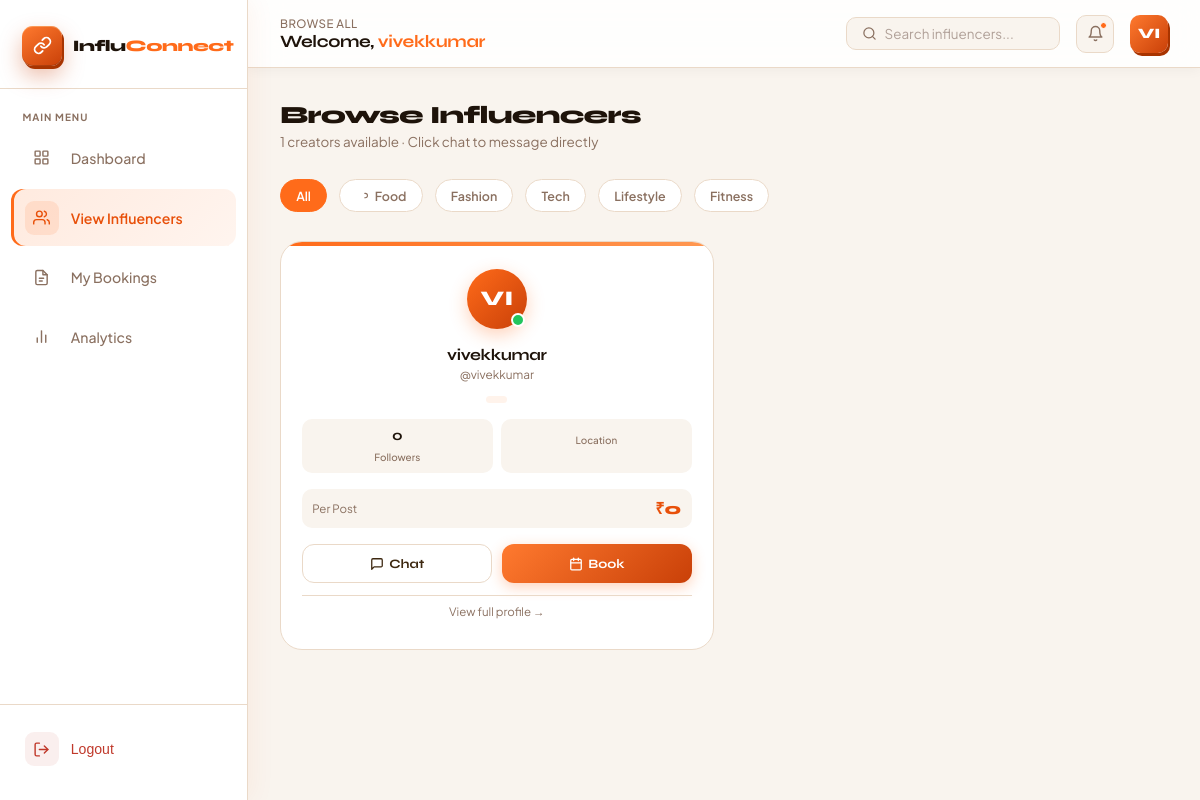
Page /influencers/ (signed in) on the committed database.
### accounts/models.py (models this page shows)
class CustomUser(AbstractUser):
    ROLE_CHOICES = (
        ('influencer', 'Influencer'),
        ('shopkeeper', 'Shopkeeper'),
    )
    role = models.CharField(max_length=20, choices=ROLE_CHOICES, default='')

### influencers/models.py (models this page shows, shortened)
class InfluencerProfile(models.Model):
    user = models.OneToOneField(settings.AUTH_USER_MODEL, on_delete=models.CASCADE)
    phone = models.CharField(max_length=20, blank=True, default='')
    date_of_birth = models.DateField(null=True, blank=True)
    photo = models.ImageField(upload_to='influencer_photos/', blank=True, null=True)
    profile_image = models.ImageField(upload_to='influencer_profiles/', null=True, blank=True)
    banner_image = models.ImageField(upload_to='influencer_banners/', null=True, blank=True)
    street = models.CharField(max_length=200, blank=True, default='')
    city = models.CharField(max_length=100, blank=True, default='')
    state = models.CharField(max_length=100, blank=True, default='')
    pincode = models.CharField(max_length=10, blank=True, default='')
    country = models.CharField(max_length=100, blank=True, default='India')
    bio = models.TextField(blank=True, default='')
    category = models.CharField(max_length=100, blank=True, default='')
    location = models.CharField(max_length=100, blank=True, default='')
    price_per_post = models.IntegerField(default=0)
    followers = models.IntegerField(default=0)
    instagram = models.URLField(blank=True, default='')
    youtube = models.URLField(blank=True, default='')
    twitter = models.URLField(blank=True, default='')

### influencers/views.py (the view)
# urls.py: path('', views.influencers_list, name='influencers_list'),
def influencers_list(request):
    influencers = InfluencerProfile.objects.all()
    return render(request, 'influencers/influencers.html', {'influencers': influencers})

### templates/influencers/influencers.html (shortened to what this page needs)
<!DOCTYPE html>
<html lang="en">
<head>
</head>
<body>
<aside class="sidebar" id="sidebar">
  <a href="{% url 'shopkeepers:shopkeeper_dashboard' %}" class="sidebar-brand">
    <div class="brand-icon"><svg viewBox="0 0 24 24" fill="none" stroke="#fff" stroke-width="2.3" stroke-linecap="round" stroke-linejoin="round"><path d="M10 13a5 5 0 0 0 7.54.54l3-3a5 5 0 0 0-7.07-7.07l-1.72 1.71"/><path d="M14 11a5 5 0 0 0-7.54-.54l-3 3a5 5 0 0 0 7.07 7.07l1.71-1.71"/></svg></div>
    <span class="brand-name"><span class="bl">Influ</span><span class="or">Connect</span></span>
  </a>
  <p class="nav-section-label">Main Menu</p>
  <ul class="nav-menu">
    <li class="nav-item"><a href="{% url 'shopkeepers:shopkeeper_dashboard' %}" class="nav-link"><span class="nav-icon"></span>Dashboard</a></li>
    <li class="nav-item"><a href="{% url 'influencers:influencers_list' %}" class="nav-link active"><span class="nav-icon"><svg viewBox="0 0 24 24" fill="none" stroke="currentColor" stroke-width="2" stroke-linecap="round" stroke-linejoin="round"><path d="M17 21v-2a4 4 0 0 0-4-4H5a4 4 0 0 0-4 4v2"/><circle cx="9" cy="7" r="4"/><path d="M23 21v-2a4 4 0 0 0-3-3.87"/><path d="M16 3.13a4 4 0 0 1 0 7.75"/></svg></span>View Influencers</a></li>
    <li class="nav-item"><a href="{% url 'bookings:all_bookings' %}" class="nav-link"><span class="nav-icon"><svg viewBox="0 0 24 24" fill="none" stroke="currentColor" stroke-width="2" stroke-linecap="round" stroke-linejoin="round"><path d="M14 2H6a2 2 0 0 0-2 2v16a2 2 0 0 0 2 2h12a2 2 0 0 0 2-2V8z"/><polyline points="14 2 14 8 20 8"/><line x1="9" y1="13" x2="15" y2="13"/><line x1="9" y1="17" x2="13" y2="17"/></svg></span>My Bookings</a></li>
    <li class="nav-item"><a href="{% url 'bookings:analytics' %}" class="nav-link"><span class="nav-icon"><svg viewBox="0 0 24 24" fill="none" stroke="currentColor" stroke-width="2" stroke-linecap="round" stroke-linejoin="round"><line x1="18" y1="20" x2="18" y2="10"/><line x1="12" y1="20" x2="12" y2="4"/><line x1="6" y1="20" x2="6" y2="14"/></svg></span>Analytics</a></li>
  </ul>
  <div class="sidebar-footer">
    <form method="post" action="{% url 'logout' %}">{% csrf_token %}
      <button type="submit" class="logout-btn"><span class="logout-icon"><svg viewBox="0 0 24 24" fill="none" stroke="currentColor" stroke-width="2" stroke-linecap="round" stroke-linejoin="round"><path d="M9 21H5a2 2 0 0 1-2-2V5a2 2 0 0 1 2-2h4"/><polyline points="16 17 21 12 16 7"/><line x1="21" y1="12" x2="9" y2="12"/></svg></span>Logout</button>
    </form>
  </div>
</aside>
<div class="main-wrap">
  <header class="topbar">
    <div class="topbar-left">
      <div class="topbar-text">
        <span class="topbar-greeting">Browse All</span>
        <span class="topbar-name">Welcome, <span>{{ request.user.username }}</span></span>
      </div>
    </div>
    <div class="topbar-right">
      <div class="topbar-search">
        <svg viewBox="0 0 24 24" fill="none" stroke="currentColor" stroke-width="2" stroke-linecap="round" stroke-linejoin="round"><circle cx="11" cy="11" r="8"/><line x1="21" y1="21" x2="16.65" y2="16.65"/></svg>
        <input type="text" id="searchInput" placeholder="Search influencers..." oninput="filterCards()"/>
      </div>
      <a href="{% url 'bookings:notifications_page' %}" class="notif-btn">
        <svg viewBox="0 0 24 24" fill="none" stroke="currentColor" stroke-width="2" stroke-linecap="round" stroke-linejoin="round"><path d="M18 8A6 6 0 0 0 6 8c0 7-3 9-3 9h18s-3-2-3-9"/><path d="M13.73 21a2 2 0 0 1-3.46 0"/></svg>
        <span class="notif-dot"></span>
      </a>
      <div class="avatar">{{ request.user.username|slice:":2"|upper }}</div>
    </div>
  </header>
  <main class="page-content">
    <div class="page-header">
      <div>
        <h1 class="page-title">Browse Influencers</h1>
        <p class="page-subtitle">{{ influencers|length }} creators available · Click chat to message directly</p>
      </div>
    </div>
    <div class="filter-bar">
      <span class="filter-chip active" onclick="filterCategory(this,'all')">All</span>
      <span class="filter-chip" onclick="filterCategory(this,'food')"><svg viewBox="0 0 24 24" fill="none" stroke="currentColor" stroke-width="2" stroke-linecap="round" stroke-linejoin="round"><path d="M18 8h1a4 4 0 0 1 0 8h-1"/></svg>Food</span>
      <span class="filter-chip" onclick="filterCategory(this,'fashion')">Fashion</span>
      <span class="filter-chip" onclick="filterCategory(this,'tech')">Tech</span>
      <span class="filter-chip" onclick="filterCategory(this,'lifestyle')">Lifestyle</span>
      <span class="filter-chip" onclick="filterCategory(this,'fitness')">Fitness</span>
    </div>
    <div class="inf-grid" id="infGrid">
      {% for influencer in influencers %}
      <div class="inf-card" data-name="{{ influencer.user.username|lower }}" data-category="{{ influencer.category|lower }}">
        <div class="inf-card-top-bar"></div>
        <div class="inf-card-body">
          <div class="inf-avatar">
            {{ influencer.user.username|slice:":2"|upper }}
            <span class="inf-online-dot"></span>
          </div>
          <div class="inf-name">{{ influencer.user.username }}</div>
          <div class="inf-handle">@{{ influencer.user.username|lower }}</div>
          <span class="inf-category">{{ influencer.category }}</span>
          <div class="inf-stats">
            <div class="inf-stat"><span class="inf-stat-val">{{ influencer.followers }}</span><span class="inf-stat-lbl">Followers</span></div>
            <div class="inf-stat"><span class="inf-stat-lbl">Location</span></div>
          </div>
          <div class="inf-price-row">
            <span class="inf-price-lbl">Per Post</span>
            <span class="inf-price-val">₹{{ influencer.price_per_post }}</span>
          </div>
          <div class="inf-card-actions">
            <button
              class="btn-chat-card"
              onclick="openChat({{ influencer.id }}, '{{ influencer.user.username }}', '{{ influencer.booking_id|default:'' }}')"
              title="Message {{ influencer.user.username }}">
              <svg viewBox="0 0 24 24" fill="none" stroke="currentColor" stroke-width="2.2" stroke-linecap="round" stroke-linejoin="round"><path d="M21 15a2 2 0 0 1-2 2H7l-4 4V5a2 2 0 0 1 2-2h14a2 2 0 0 1 2 2z"/></svg>
              Chat
            </button>
            <a href="{% url 'bookings:create_booking' influencer.id %}" class="btn-book-card">
              <svg viewBox="0 0 24 24" fill="none" stroke="currentColor" stroke-width="2.2" stroke-linecap="round" stroke-linejoin="round"><rect x="3" y="4" width="18" height="18" rx="2"/><line x1="16" y1="2" x2="16" y2="6"/><line x1="8" y1="2" x2="8" y2="6"/><line x1="3" y1="10" x2="21" y2="10"/></svg>
              Book
            </a>
          </div>
          <a href="{% url 'influencers:influencer_detail' influencer.id %}" class="inf-view-link">View full profile →</a>
        </div>
      </div>
      {% empty %}
      <div style="grid-column:1/-1;text-align:center;padding:4rem 2rem;background:var(--white);border-radius:20px;border:1.5px dashed var(--border);">
        <p style="color:var(--muted);font-size:.9rem;">No influencers found.</p>
      </div>
      {% endfor %}
    </div>
  </main>
</div>
</body>
</html>

### rows in the picture
CustomUser: user.username "vivekkumar", user.username "VI"
InfluencerProfile: user.username "VI", user.username "vivekkumar", followers "0", price_per_post "0"

### other values in the picture
{{ influencers|length }} "1"
